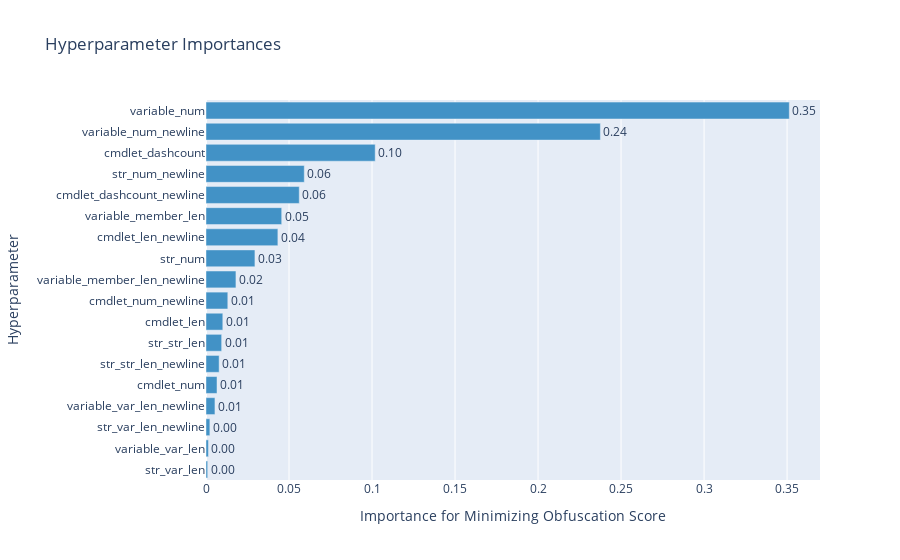

Notebook cell for this chart:
### Markdown cell above
So while this sample was successful against our target model 3 and 1, it wasn't against model 2. This is likely because we:

1) Built our feature transforms from the local surrogate model tuned for model 3's probabilities 
2) Specifically optimized towards the decision boundary for model 3
3) Model 2 is a gradient boosted tree ensemble

We would need to repeat the same process for the other models to get similar results.

### Code cell
# For some additional insight, we can see the relative feature importances from the trial for each objective:
fig = optuna.visualization.plot_param_importances(study, target=lambda t: t.values[1], target_name="Minimizing Obfuscation Score")
fig.show()

### Figure 1 — Plotly figure (JSON) as saved in the notebook; plotly's stock layout.template omitted (floating-point values rounded to 4 significant figures)
{"data": [{"cliponaxis": false, "hovertemplate": ["str_var_len (IntUniformDistribution): 0.0010109042203855808<extra></extra>", "variable_var_len (IntUniformDistribution): 0.0014701724394906486<extra></extra>", "str_var_len_newline (IntUniformDistribution): 0.0023331237846355725<extra></extra>", "variable_var_len_newline (IntUniformDistribution): 0.005391761074059778<extra></extra>", "cmdlet_num (IntUniformDistribution): 0.00664006105524339<extra></extra>", "str_str_len_newline (IntUniformDistribution): 0.00791735045662852<extra></extra>", "str_str_len (IntUniformDistribution): 0.009426554727556125<extra></extra>", "cmdlet_len (IntUniformDistribution): 0.010122602378715217<extra></extra>", "cmdlet_num_newline (IntUniformDistribution): 0.01313091020200743<extra></extra>", "variable_member_len_newline (IntUniformDistribution): 0.018033336396660896<extra></extra>", "str_num (IntUniformDistribution): 0.02946956328038148<extra></extra>", "cmdlet_len_newline (IntUniformDistribution): 0.04329329364040258<extra></extra>", "variable_member_len (IntUniformDistribution): 0.04559528159980036<extra></extra>", "cmdlet_dashcount_newline (IntUniformDistribution): 0.05617319863582229<extra></extra>", "str_num_newline (IntUniformDistribution): 0.0591937898417983<extra></extra>", "cmdlet_dashcount (IntUniformDistribution): 0.10191143574249832<extra></extra>", "variable_num_newline (IntUniformDistribution): 0.23755226671979038<extra></extra>", "variable_num (IntUniformDistribution): 0.3513343938041232<extra></extra>"], "marker": {"color": "rgb(66,146,198)"}, "orientation": "h", "text": ["0.0010109042203855808", "0.0014701724394906486", "0.0023331237846355725", "0.005391761074059778", "0.00664006105524339", "0.00791735045662852", "0.009426554727556125", "0.010122602378715217", "0.01313091020200743", "0.018033336396660896", "0.02946956328038148", "0.04329329364040258", "0.04559528159980036", "0.05617319863582229", "0.0591937898417983", "0.10191143574249832", "0.23755226671979038", "0.3513343938041232"], "textposition": "outside", "texttemplate": "%{text:.2f}", "type": "bar", "x": [0.001011, 0.00147, 0.002333, 0.005392, 0.00664, 0.007917, 0.009427, 0.01012, 0.01313, 0.01803, 0.02947, 0.04329, 0.0456, 0.05617, 0.05919, 0.1019, 0.2376, 0.3513], "y": ["str_var_len", "variable_var_len", "str_var_len_newline", "variable_var_len_newline", "cmdlet_num", "str_str_len_newline", "str_str_len", "cmdlet_len", "cmdlet_num_newline", "variable_member_len_newline", "str_num", "cmdlet_len_newline", "variable_member_len", "cmdlet_dashcount_newline", "str_num_newline", "cmdlet_dashcount", "variable_num_newline", "variable_num"]}], "layout": {"autosize": true, "showlegend": false, "title": {"text": "Hyperparameter Importances"}, "xaxis": {"autorange": true, "range": [0, 0.3698], "title": {"text": "Importance for Minimizing Obfuscation Score"}, "type": "linear"}, "yaxis": {"autorange": true, "range": [-0.5, 17.5], "title": {"text": "Hyperparameter"}, "type": "category"}}}
